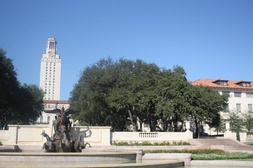
#> input picture Lance/HW4/uttower1.jpg, 253 x 168 px, shrunk from 615 x 410 before the run
$ jupyter execute --allow-errors HW4.ipynb   (shell and % lines are left out)
#> lines starting #> are read from the running program, lines starting #| are printed output that depends on the picture
# Homework 4
In this homework, we will cover panorama stitching.

*This homework was adapted from Stanford CS131.*

## Setup

[cell 1]
import os

if not os.path.exists("CS485_584"):
    # Clone the repository if it doesn't already exist
    !git clone https://github.com/YoungjoongEmory/CS485_584.git

%cd CS485_584/Assignments/HW4/

[cell 2]
# Install the necessary dependencies
# (restart your runtime session if prompted to, and then re-run this cell)

[cell 3]
from __future__ import print_function

import numpy as np
from skimage import filters
from skimage.feature import corner_peaks
from skimage.io import imread
from scipy.spatial.distance import cdist
from scipy.ndimage import convolve
from scipy import ndimage
import matplotlib.pyplot as plt
import cv2 as cv

from utils import pad, unpad, get_output_space, warp_image, plot_matches, describe_keypoints

plt.rcParams['figure.figsize'] = (12.0, 9.0)
plt.rcParams['image.interpolation'] = 'nearest'
plt.rcParams['image.cmap'] = 'gray'

# Panorama Stitching

Panorama stitching is an early success of computer vision. Matthew Brown and David G. Lowe published a famous [panoramic image stitching paper](http://matthewalunbrown.com/papers/ijcv2007.pdf) in 2007. Since then, automatic panorama stitching technology has been widely adopted in many applications such as Google Street View, panorama photos on smartphones,
and stitching software such as Photosynth and AutoStitch.

**We will detect and match keypoints from multiple images to build a single panoramic image. This will involve several tasks:**
1. Compare two sets of descriptors coming from two different images and find matching keypoints.
2. Given matching keypoints, use least-squares to find the affine transformation matrix that maps points in one image to another.
3. Use RANSAC to give a more robust estimate of the affine transformation matrix. <br>
Given the transformation matrix, use it to transform the second image and overlay it on the first image, forming a panorama.
4. Blend panorama images together to remove blurry regions of overlapping images.

## 1. Describing and Matching Keypoints (0 points)
We will use Harris corner detection to detect keypoints in two images. Given these two sets of keypoints, we will then determine which pairs of keypoints come from the same 3D points projected onto the two images. We do so by first converting the region around each keypoint into a descriptor. Then, we find good matches in the two sets of descriptors based on Euclidean distance.

Use the following definition of cornerness response:
$$
\theta = \det(M) - \alpha (\operatorname{trace}(M))^2
= (w * I_x^2)(w * I_y^2) - (w * (I_x I_y))^2 - \alpha (w * (I_x^2) + w * (I_y^2))^2
$$

where \( * \) denotes convolution and \( w \) is the window function.

[cell 4]
def harris_corners(img, window_size=3, k=0.04):
    """
    Compute Harris corner response map. Follow the math equation
    R=Det(M)-k(Trace(M)^2).
    Hint:
        You may use the function ndimage.convolve,
        which is already imported above. If you use convolve(), remember to
        specify zero-padding to match our equations, for example:

            out_image = ndimage.convolve(in_image, kernel, mode='constant', cval=0)

    Args:
        img: Grayscale image of shape (H, W)
        window_size: size of the window function
        k: sensitivity parameter

    Returns:
        response: Harris response image of shape (H, W)
    """

    H, W = img.shape
    window = np.ones((window_size, window_size)) # window function

    response = np.zeros((H, W))

    # 1. Compute x and y derivatives (I_x, I_y) of an image
    dx = filters.sobel_v(img)
    dy = filters.sobel_h(img)

    ### YOUR CODE HERE

    # Compute products of derivatives using dx and dy.
    Ixx = dx * dx
    Iyy = dy * dy
    Ixy = dx * dy

    # Sum of products within the window (use zero padding)
    Sxx = ndimage.convolve(Ixx, window, mode='constant', cval=0)
    Syy = ndimage.convolve(Iyy, window, mode='constant', cval=0)
    Sxy = ndimage.convolve(Ixy, window, mode='constant', cval=0)

    # Harris response: R = det(M) - k * (trace(M))^2
    detM = Sxx * Syy - Sxy ** 2
    traceM = Sxx + Syy
    response = detM - k * (traceM ** 2)

    ### END YOUR CODE

    return response

# [84 lines left out: functions simple_descriptor, match_descriptors, not called in this run]

Run the following cell to detect and match the keypoints in two images.

[cell 5]
img1 = imread('uttower1.jpg', as_gray=True)
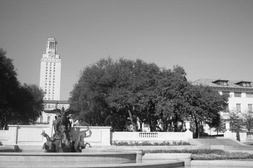
#> img1: shape (168, 253) float64; min 0.0213, max 0.999, mean 0.539
img2 = imread('uttower2.jpg', as_gray=True)
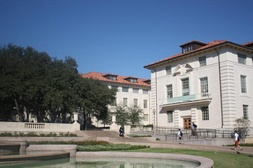
#> input picture Lance/HW4/uttower2.jpg, 253 x 168 px, shrunk from 615 x 410 before the run
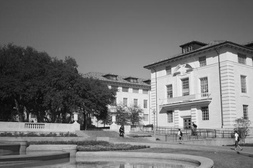
#> img2: shape (168, 253) float64; min 0.0157, max 0.968, mean 0.461

np.random.seed(131)

# Detect keypoints in two images
keypoints1 = corner_peaks(harris_corners(img1, window_size=3),
                          threshold_rel=0.05,
                          exclude_border=8)
#> in harris_corners, `Ixy = dx * dy`:
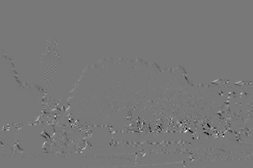
#> Ixy: shape (168, 253) float64; min -0.288, max 0.322, mean -0.000368; drawn with min black and max white
#> in harris_corners, `response = detM - k * (traceM ** 2)`:
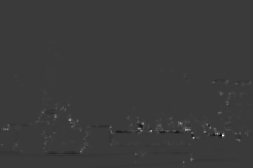
#> response: shape (168, 253) float64; min -0.753, max 2.53, mean 0.00508; drawn with min black and max white
#> keypoints1 = 129 pairs, first value 81 to 159, second value 8 to 243
keypoints2 = corner_peaks(harris_corners(img2, window_size=3),
                          threshold_rel=0.05,
                          exclude_border=8)
#> call 2 of harris_corners, with window_size = 3, k = 0.04
#> in harris_corners (call 2), `dy = filters.sobel_h(img)`:
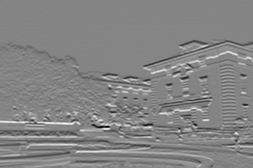
#> dy: shape (168, 253) float64; min -0.766, max 0.711, mean 0.00205; drawn with min black and max white
#> in harris_corners (call 2), `Sxy = ndimage.convolve(Ixy, window, mode='constant', cval=0)`:
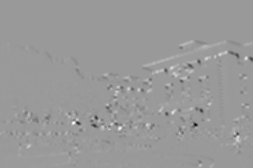
#> Sxy: shape (168, 253) float64; min -1.39, max 0.913, mean -0.00138; drawn with min black and max white
#> in harris_corners (call 2), `detM = Sxx * Syy - Sxy ** 2`:
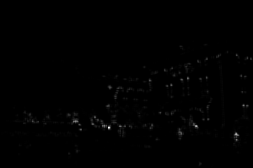
#> detM: shape (168, 253) float64; min 0, max 2.01, mean 0.00937; drawn with min black and max white
#> in harris_corners (call 2), `traceM = Sxx + Syy`:
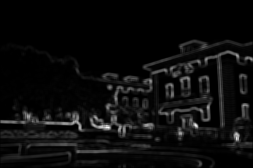
#> traceM: shape (168, 253) float64; min 1.92e-06, max 3.32, mean 0.166; drawn with min black and max white
#> in harris_corners (call 2), `response = detM - k * (traceM ** 2)`:
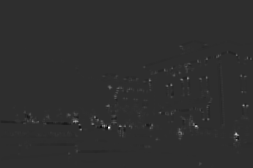
#> response: shape (168, 253) float64; min -0.349, max 1.57, mean 0.00451; drawn with min black and max white
#> keypoints2 = 151 pairs, first value 44 to 153, second value 24 to 243

# Extract features from the corners
#> (the rest of this cell did not finish here and is left out)

## 2. Transformation Estimation (20 points)

Now, we will use these matched keypoints to find a **transformation matrix** that maps points in the second image to the corresponding coordinates in the first image. In other words, if the point $p_1 = [y_1,x_1]$ in image 1 matches with $p_2=[y_2, x_2]$ in image 2, we need to find an affine transformation matrix $H$ such that

$$
\tilde{p_2}H = \tilde{p_1},
$$

where $\tilde{p_1}$ and $\tilde{p_2}$ are homogenous coordinates of $p_1$ and $p_2$.

Note that it may be impossible to find the transformation $H$ that maps every point in image 2 exactly to the corresponding point in image 1. However, **we can estimate the transformation matrix with the least squares method.** Given $N$ matched keypoint pairs, let $X_1$ and $X_2$ be $N \times 3$ matrices whose rows are homogenous coordinates of corresponding keypoints in image 1 and image 2 respectively. Then, we can estimate $H$ by solving the least squares problem,

$$
X_2 H = X_1
$$

Implement **`fit_affine_matrix`** below.

*Hint: read the [documentation](https://docs.scipy.org/doc/numpy/reference/generated/numpy.linalg.lstsq.html) for `np.linalg.lstsq`*

[cell 6]
def fit_affine_matrix(p1, p2, to_pad=True):
    """
    Fit affine matrix such that p2 * H = p1. First, pad the descriptor vectors
    with a 1 using pad() to convert to homogeneous coordinates, then return
    the least squares fit affine matrix in homogeneous coordinates.

    Hint:
        You can use np.linalg.lstsq function to solve the problem.

        Explicitly specify np.linalg.lstsq's new default parameter rcond=None
        to suppress deprecation warnings.

    Args:
        p1: an array of shape (M, P) holding descriptors of size P about M keypoints
        p2: an array of shape (M, P) holding descriptors of size P about M keypoints

    Return:
        H: a matrix of shape (P+1, P+1) that transforms p2 to p1 in homogeneous
        coordinates
    """

    assert (p1.shape[0] == p2.shape[0]),\
        'Different number of points in p1 and p2'

    if to_pad:
        p1 = pad(p1)
        p2 = pad(p2)

    ### YOUR CODE HERE
    H = np.linalg.lstsq(p2, p1, rcond=None)[0]


    ### END YOUR CODE

    # Sometimes numerical issues cause least-squares to produce the last
    # column which is not exactly [0, 0, 1]
    H[:,2] = np.array([0, 0, 1])
    return H

[cell 7]
# Sanity check for fit_affine_matrix

# Test inputs
a = np.array([[0.5, 0.1], [0.4, 0.2], [0.8, 0.2]])
b = np.array([[0.3, -0.2], [-0.4, -0.9], [0.1, 0.1]])

#> (the rest of this cell did not finish here and is left out)

After checking that your **`fit_affine_matrix`** function is running correctly, run the following code to apply it to images.

Images will be warped and image 2 will be mapped to image 1.

#> (a cell that did not finish here is left out)

Next, the two warped images are merged to get a panorama.

Your panorama may not look good at this point, but we will later use other techniques to get a better result!

#> (a cell that did not finish here is left out)

## 3. RANSAC (20 points)
Rather than directly feeding all our keypoint matches into **``fit_affine_matrix``**, we can use **RANSAC** ("RANdom SAmple Consensus") to select only "inliers" to use for computing the transformation matrix.

Use Euclidean distance as a measure of inliers vs. outliers.

The steps of RANSAC are:
1. Select random set of matches
2. Compute affine transformation matrix
      - You can call your **`fit_affine_matrix`** function for this. **Make sure to explicitly pass in `to_pad=False`.**
3. Find inliers using the given threshold
4. Repeat and keep the largest set of inliers (use >, i.e. break ties by whichever set is seen first)
5. Re-compute least-squares estimate on all of the inliers

Implement **`ransac`** below.

[cell 10]
# [84 lines left out: function ransac, not called in this run]

Now, run through the following cells to get a panorama. You'll be able to see the difference from the result we got before without RANSAC.

[cell 11]
# Set seed to compare output against solution image
np.random.seed(131)

#> (the rest of this cell did not finish here and is left out)

We can now use the tranformation matrix $H$ computed using the robust matches to warp our images and create a better-looking panorama.

#> (a cell that did not finish here is left out)

#> (a cell that did not finish here is left out)

## 4. Better Image Merging (10 points)
You will notice the blurry region and unpleasant lines in the middle of the final panoramic image. Using a very simple technique called linear blending, we can smooth out a lot of these artifacts.

Currently, all the pixels in the overlapping region are weighted equally. However, since the pixels at the left and right ends of the overlap are very well complemented by the pixels in the other image, they can be made to contribute less to the final panorama.

Linear blending can be done with the following steps:

1. Define left and right margins for blending to occur between
2. Define a weight matrix for image 1 such that:
    - From the left of the output space to the left margin the weight is 1
    - From the left margin to the right margin, the weight linearly decrements from 1 to 0
3. Define a weight matrix for image 2 such that:
    - From the right of the output space to the right margin the weight is 1
    - From the left margin to the right margin, the weight linearly increments from 0 to 1
4. Apply the weight matrices to their corresponding images
5. Combine the images

In **`linear_blend`** below, implement the linear blending scheme to make the panorama look more natural.

[cell 14]
# [47 lines left out: function linear_blend, not called in this run]

Now let's see how linear blending improves our result.

[cell 15]
img1 = imread('uttower1.jpg', as_gray=True)
img2 = imread('uttower2.jpg', as_gray=True)

# Set seed to compare output against solution
np.random.seed(131)

# Detect keypoints in both images
ec1_keypoints1 = corner_peaks(harris_corners(img1, window_size=3),
                              threshold_rel=0.05,
                              exclude_border=8)
#> ec1_keypoints1 has the same summary as keypoints1
ec1_keypoints2 = corner_peaks(harris_corners(img2, window_size=3),
                              threshold_rel=0.05,
                              exclude_border=8)
#> ec1_keypoints2 has the same summary as keypoints2

print("EC1 keypoints1 shape = ", ec1_keypoints1.shape)
#| EC1 keypoints1 shape =  (129, 2)
print("EC1 keypoints2 shape = ", ec1_keypoints2.shape)
#| EC1 keypoints2 shape =  (151, 2)

# Extract features from the corners
#> (the rest of this cell did not finish here and is left out)
